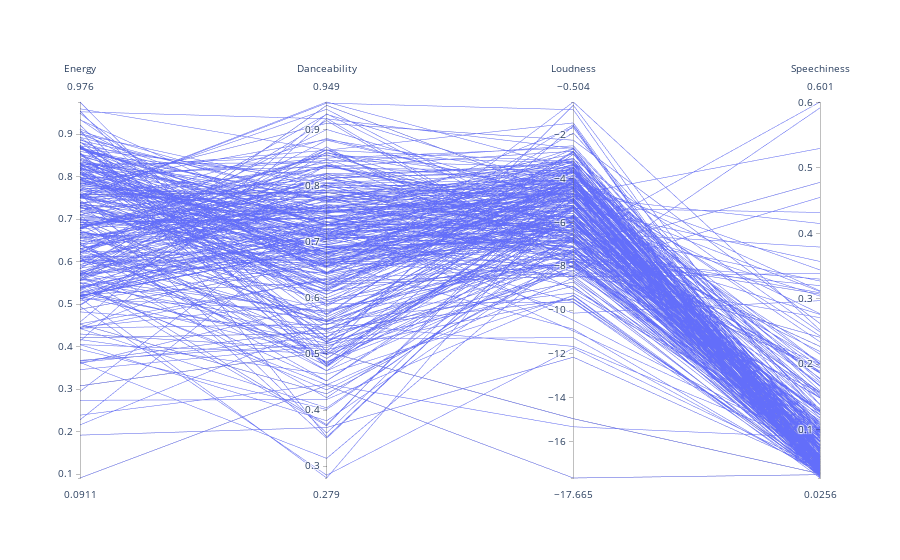

Notebook cell for this chart:
### Markdown cell above
Let us try to find out if there is any correlation between the numeric variables.

A parallel coordinate plot can help us with identifying common trends across all attributes in a single graph.

### Code cell
# Plot a parallel coordinate graph between all the numeric variables
fig = go.Figure(data=
    go.Parcoords(
        line = dict(
        colorscale = [[0,'purple'],[0.5,'lightseagreen'],[1,'gold']]),
        dimensions = list([
            dict(label = 'Energy', values = df_songs['energy']),
            dict(label = 'Danceability', values = df_songs['danceability']),
            dict(label = 'Loudness', values = df_songs['loudness']),
            dict(label = 'Speechiness', values = df_songs['speechiness']),
        ])
    )
)
# Set figure parameters
fig.update_layout(
    plot_bgcolor = 'white',
    paper_bgcolor = 'white'
)
# Show figure
fig.show()

### Figure 1 — Plotly figure (JSON) as saved in the notebook; plotly's stock layout.template omitted (floating-point values rounded to 4 significant figures; data arrays with more than 128 entries replaced by an {"elided": "..."} marker saying what was removed)
{"data": [{"dimensions": [{"label": "Energy", "values": {"elided": "400 float values"}}, {"label": "Danceability", "values": {"elided": "400 float values"}}, {"label": "Loudness", "values": {"elided": "400 float values"}}, {"label": "Speechiness", "values": {"elided": "400 float values"}}], "line": {"colorscale": [[0, "purple"], [0.5, "lightseagreen"], [1, "gold"]]}, "type": "parcoords"}], "layout": {"paper_bgcolor": "white", "plot_bgcolor": "white"}}
